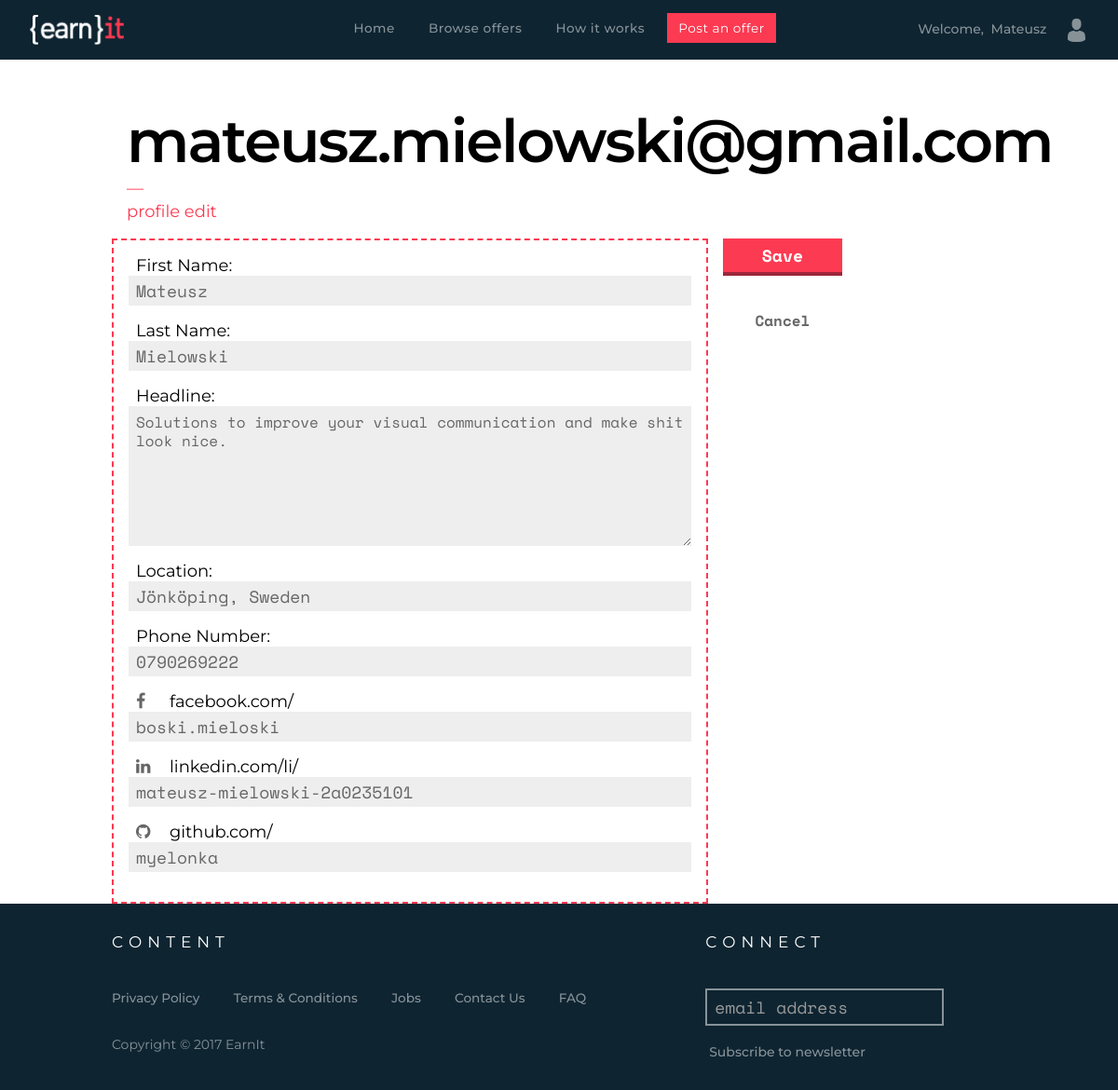
/edit-profile.php (signed in), run on the app's committed database.
### tables this page shows
CREATE TABLE `users` (
  `id` int(11) NOT NULL,
  `email` varchar(50) NOT NULL,
  `password` varchar(25) NOT NULL,
  `fName` varchar(50) NOT NULL,
  `lName` varchar(50) NOT NULL,
  `avatar` varchar(255) DEFAULT NULL,
  `linkFacebook` varchar(255) NOT NULL,
  `linkLinkedIn` varchar(255) NOT NULL,
  `linkGitHub` varchar(255) NOT NULL,
  `headline` text NOT NULL,
  `phoneNo` varchar(12) NOT NULL,
  `location` varchar(255) NOT NULL,
  `memberSince` timestamp NOT NULL DEFAULT CURRENT_TIMESTAMP ON UPDATE CURRENT_TIMESTAMP
);

### config.php (called while the page is built, shortened)
<?php
$url = $_SERVER['REQUEST_URI'];
$strings = explode('/', $url);
$current = end($strings);
$current = substr($current, 0, strpos($current, "?"));
?>

### session.php (called while the page is built, shortened)
<?php
   @ $db = new mysqli($dbserver, $dbuser, $dbpass, $dbname);
   $user_check = $_SESSION['login_user'];
   $ses_sql = mysqli_query($db,"SELECT id FROM users WHERE id = '$user_check' ");
   $row = mysqli_fetch_array($ses_sql,MYSQLI_ASSOC);
   $login_session = $row['id'];
?>

### edit-profile.php (the view, shortened to what this page needs)
<html>
    <head>
		<link rel="stylesheet" href="main.css">
    </head>
	<body>
		<div id="body-wrapper">
		<?php
			include('config.php');
			include('header.php');
			include('session.php');
			@ $db = new mysqli($dbserver, $dbuser, $dbpass, $dbname);
			$query = mysqli_query($db, "
				  SELECT
						email,
						fName,
						lName,
						avatar,
						linkFacebook,
						linkLinkedIn,
						linkGitHub,
						headline,
						phoneNo,
						location
				  FROM users
				  WHERE id = '$login_session'
			 ");
			$qrow = mysqli_fetch_array($query,MYSQLI_ASSOC);
			?>
				<div class="page-container">
					<form action="" id="profile-edit" name="update" method="POST">
						<div class="col-12" id="profile-name">
							<span><h2><?php echo $qrow['email']; ?></h2></span>
							<span><p style="color: #FC3A52">&mdash;<br>profile edit</p></span>
						</div>
						<div class="col-8" style="border: dashed 2px #FC3A52;">
							<label>First Name:</label><input type="text" name="fName" onClick="this.select();" value="<?php echo $qrow['fName']?>"/>
							<label>Last Name:</label><input type="text" name="lName" onClick="this.select();" value="<?php echo $qrow['lName']?>"/>
							<label>Headline:</label><textarea name="headline" onClick="this.select();"><?php echo $qrow['headline']?></textarea>
							<label>Location:</label><input type="text" name="location" onClick="this.select();" value="<?php echo $qrow['location']?>"/>
							<label>Phone Number:</label><input type="tel" name="phoneNo" onClick="this.select();" value="<?php echo $qrow['phoneNo']?>"/>
							<label><i class="fa fa-facebook" aria-hidden="true"></i>facebook.com/</label><input type="text" name="linkFacebook" onClick="this.select();" placeholder="http://www.facebook.com/" value="<?php echo $qrow['linkFacebook']?>"/>
							<label><i class="fa fa-linkedin" aria-hidden="true"></i>linkedin.com/li/</label><input type="text" name="linkLinkedIn" onClick="this.select();" value="<?php echo $qrow['linkLinkedIn']?>"/>
							<label><i class="fa fa-github" aria-hidden="true"></i>github.com/</label><input type="text" name="linkGitHub" onClick="this.select();" value="<?php echo $qrow['linkGitHub']?>"/>
						</div>
						<div class="col-2" style="padding-top: 0">
							 <input type="submit" name="update-profile" id="loginbtn" value="Save" style="margin-top: 0" />
							<a href="profile.php?" id="cancelbtn">Cancel</a>
						</div>
					</form>
				</div>
		<?php
			include('footer.php');
     	?>
		</div>
	</body>
</html>

### header.php (shortened to what this page needs)
<link href="//maxcdn.bootstrapcdn.com/font-awesome/4.2.0/css/font-awesome.min.css" rel="stylesheet" />
<?php
	@ $db = new mysqli($dbserver, $dbuser, $dbpass, $dbname);
	if(isset($_SESSION['login_user'])) {
		$user_check = $_SESSION['login_user'];
		$ses_sql = mysqli_query($db,"SELECT id FROM users WHERE id = '$user_check' ");
		$row = mysqli_fetch_array($ses_sql,MYSQLI_ASSOC);
		$login_session = $row['id'];
		$query = mysqli_query($db, "
					  SELECT
							email,
							fName,
							lName,
							avatar,
							linkFacebook,
							linkLinkedIn,
							linkGitHub,
							headline,
							phoneNo,
							location
					  FROM users
					  WHERE id = '$login_session'
				 ");
				$qrow = mysqli_fetch_array($query,MYSQLI_ASSOC);
	}
?>
<div id="nav-container">
	<div id="logo-container">
		<span class="img-helper"></span><a href="index.php?">
			<img src="img/earnit-logo.png" alt="earnit logo" />
		</a>
	</div>
	<div id=nav-menu-wrapper>
		<ul id="nav-menu" class="center">
			<li>
				<a <?php if($current == 'index.php') {echo ' class=\'current\'';} ?> href="index.php?">Home</a>
			</li>
			<li>
				<a <?php if($current == 'browse.php') {echo ' class=\'current\'';} ?> href="browse.php?page=feat">Browse offers</a>
			</li>
			<li>
				<a <?php if($current == 'how.php') {echo ' class=\'current\'';} ?> href="how.php?">How it works</a>
			</li>
			<li>
				<a id='cta-link' href="post.php">Post an offer</a>
			</li>
		</ul>
	</div>
	<a <?php if($current == 'profile.php') {echo ' class=\'current\'';} ?> href="profile.php?" class="svg-link" id="profile-img-link">
			<?php if(isset($_SESSION['login_user']) && !empty($_SESSION['login_user'])) {
				echo "<span id='welcome'>Welcome,&nbsp;</span> <span>" . $qrow['fName'] . "</span>"; }
			else {
				echo '<span>Sign in</span>'; } ?>
	</a>
</div>

### main.css (style rules this page uses)
* { font-family: 'Montserrat', sans-serif; box-sizing: inherit; -webkit-box-sizing: inherit; -moz-box-sizing: inherit; }
*:before, *:after { box-sizing: inherit; -webkit-box-sizing: inherit; -moz-box-sizing: inherit; }
html { box-sizing: border-box; -webkit-box-sizing: border-box; -moz-box-sizing: border-box; }
html, body { height: 100%; width: 100%; margin: 0; padding: 0; left: 0; top: 0; font-size: 100%; background-color: #fff; }
div,dl,dt,dd,ul,ol,li,h1,h2,h3,h4,h5,h6,pre, form,fieldset,input,textarea,p,blockquote,th,td { padding: 0; margin: 0; }
a { text-decoration: none; font-weight: 500; font-size: 0.85rem; }
fieldset,img { border: 0; }
ol,ul { list-style: none; margin:0; padding:0; }
h2 { font-size: 4rem; font-weight: 600; letter-spacing: -2; }
p { font-size: 1.125rem; font-weight: 400; line-height: 1.4; }
textarea { outline: none; }
label { font-size: 1.125rem; font-weight: 400; }
input { outline: none; border: none; width: 16rem; height: 2rem; font-size: 1.125rem; padding: 0.5rem; font-family: 'Space Mono', monospace; background-color: #eee; line-height: 0; }
.center { text-align: center; margin-left: auto; margin-right: auto; }
.col-2 { width: 16.66%; }
.col-8 { width: 66.66%; }
.col-12 { width: 100%; }
[class*="col-"] { float: left; padding: 1rem; }
#body-wrapper { position: relative; padding-top: 4rem; overflow: hidden; padding-bottom: 200px; }
.page-container { margin: 0 auto; min-height: 100%; max-width: 1400px; margin-top: 2rem; }
#nav-container { background-color: #0E2431; width: 100%; height: 4rem; position: fixed; top: 0; z-index: 2; }
#nav-menu-wrapper { position: absolute; top: 0; width: 100%; margin: 0 auto; overflow: hidden; height: 4rem; }
#nav-menu { width: 100%; display: inline-block; list-style: none; }
#nav-menu li { display: inline-block; margin-top: 1.4rem; }
#nav-menu a { font-family: 'Montserrat', sans-serif; font-weight: 500; color: rgba(255, 255, 255, 0.5); margin: 0 0.25rem; padding: 0.5rem 0.75rem; letter-spacing: 0.5; }
#cta-link { transition: background-color 0.15s ease-out; -webkit-transition: background-color 0.15s ease-out; -moz-transition: background-color 0.15s ease-out; -o-transition: background-color 0.15s ease-out; background-color: #FC3A52; color: #fff !important; font-weight: 400 !important; }
#logo-container { display: inline-block; position: relative }
#logo-container img { height: 32px; vertical-align: middle; margin-left: 2rem; }
#logo-container a { display: block; position: absolute; top: 1rem; z-index: 6; }
#profile-img-link { font-size: 0.875rem; font-weight: 500; float: right; position: relative; padding: 1.25rem 2rem; color: rgba(255,255,255,0.5); transition: color 0.25s ease-out; -webkit-transition: color 0.15s ease-out; -moz-transition: color 0.15s ease-out; -o-transition: color 0.15s ease-out; }
#welcome { color: rgba(255,255,255,0.5); }
a.svg-link:after { content: ''; position: absolute; top: 0; right: 0; bottom: 0; left: 0; }
.fa { color: rgba(255, 255, 255, 0.5); }
#loginbtn { height: 2.5rem; width: 50%; float: left; font-weight: 500; background-color: #FC3A52; color: #fff; border-bottom: 0.25rem solid #9e263b; margin-bottom: 2rem; cursor: pointer; }
#profile-edit input, textarea { width: 100%; display: block; margin-bottom: 1rem; color: #666; }
#profile-edit textarea { background-color: #eee; border: none; font-family: 'Space Mono', monospace; font-size: 12pt; height: 150px; padding: 0.5rem; line-height: 1.2; }
#profile-edit input[type="submit"] { color: #fff; font-weight: 600; margin-top: 1rem; float: right; }
#profile-edit i { width: 20px; color: #666; margin-right: 1rem; }
#profile-edit label { margin-left: 0.5rem; }
#cancelbtn { display: inline-block; width: 100%; float: right; height: 3.5rem; text-align: center; padding-top: 1.25rem; font-weight: 600; font-size: 12pt; font-family: 'Space Mono', monospace; color: #666; }
@media only screen and (min-width: 720px) { .page-container { max-width: 720px; } }
@media only screen and (min-width: 960px) { .page-container { max-width: 960px; } }

### data on the page
users: fName "Mateusz", email "mateusz.mielowski@gmail.com", lName "Mielowski", headline "Solutions to improve your visual communication and make shit look nice.", location "Jönköping, Sweden", phoneNo "0790269222", linkFacebook "boski.mieloski", linkLinkedIn "mateusz-mielowski-2a0235101", linkGitHub "myelonka"
